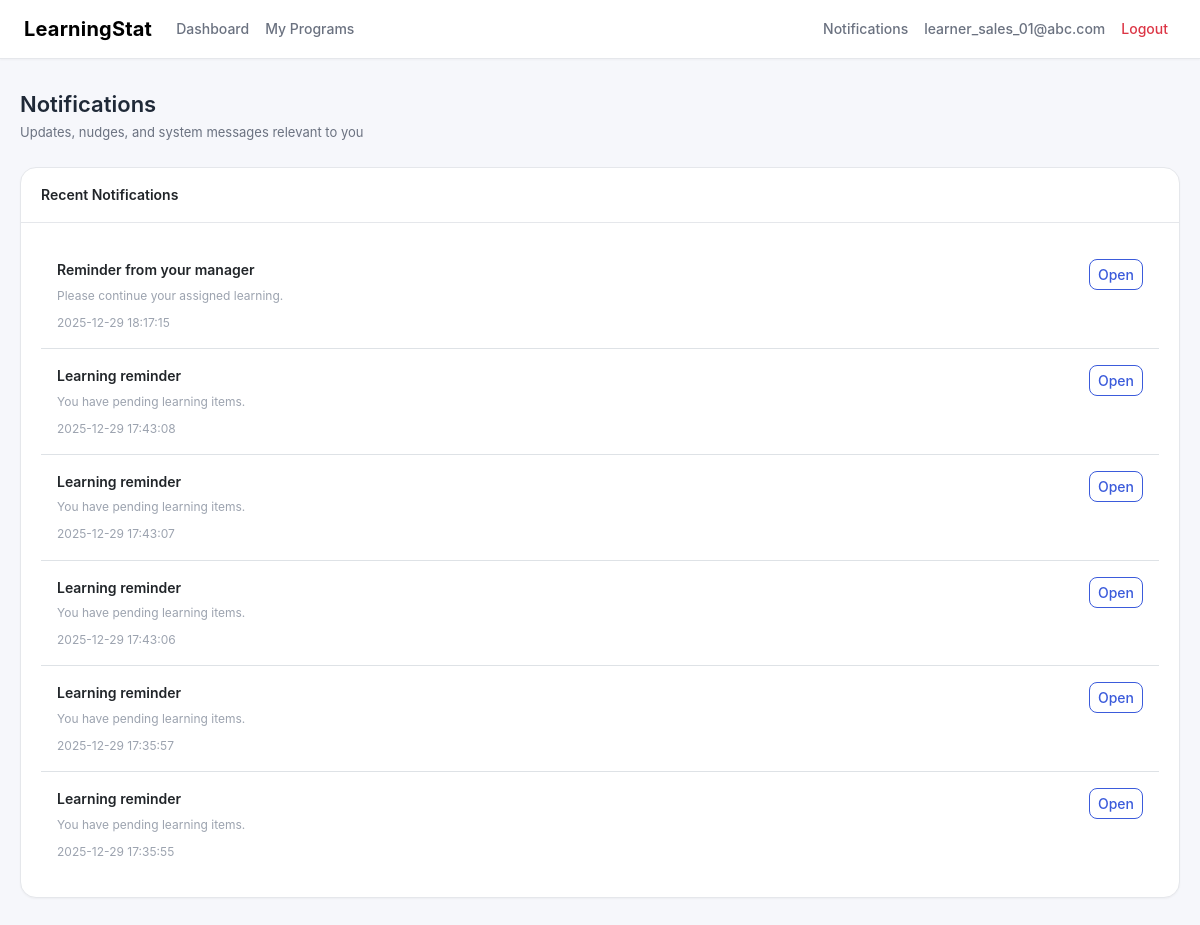
/notifications (signed in), run on the app's committed database.
### tables this page shows
CREATE TABLE users (
    id INTEGER PRIMARY KEY AUTOINCREMENT,
    org_id INTEGER NOT NULL,
    email TEXT NOT NULL,
    full_name TEXT NOT NULL,
    password_hash TEXT NOT NULL,
    role TEXT NOT NULL,
    department_id INTEGER,
    manager_id INTEGER,
    is_active INTEGER NOT NULL DEFAULT 1,
    created_at TEXT NOT NULL,
    UNIQUE(org_id, email),
    FOREIGN KEY(org_id) REFERENCES orgs(id) ON DELETE CASCADE,
    FOREIGN KEY(department_id) REFERENCES departments(id) ON DELETE SET NULL,
    FOREIGN KEY(manager_id) REFERENCES users(id) ON DELETE SET NULL
);

CREATE TABLE notifications (
    id INTEGER PRIMARY KEY AUTOINCREMENT,
    org_id INTEGER NOT NULL,
    user_id INTEGER NOT NULL,
    title TEXT NOT NULL,
    body TEXT NOT NULL,
    link TEXT,
    is_read INTEGER NOT NULL DEFAULT 0,
    created_at TEXT NOT NULL,
    FOREIGN KEY(org_id) REFERENCES orgs(id) ON DELETE CASCADE,
    FOREIGN KEY(user_id) REFERENCES users(id) ON DELETE CASCADE
);

### app.py (the view)
@app.route("/notifications")
@login_required
def notifications():
    u = current_user()
    rows = query_all(
        """
        SELECT * FROM notifications
        WHERE org_id = ? AND user_id = ?
        ORDER BY created_at DESC
        LIMIT 50
        """,
        (u.org_id, u.id),
    )
    exec_sql("UPDATE notifications SET is_read = 1 WHERE org_id = ? AND user_id = ?", (u.org_id, u.id))
    return render_template("notifications.html", user=u, org=current_org(), items=rows)

### app.py (called while the page is built, shortened)
def get_db() -> sqlite3.Connection:
    if "db" not in g:
        conn = sqlite3.connect(app.config["DB_PATH"])
        conn.row_factory = sqlite3.Row
        conn.execute("PRAGMA foreign_keys = ON;")
        g.db = conn
    return g.db

def query_one(sql: str, params: Tuple = ()) -> Optional[sqlite3.Row]:
    cur = get_db().execute(sql, params)
    row = cur.fetchone()
    cur.close()
    return row

def query_all(sql: str, params: Tuple = ()) -> List[sqlite3.Row]:
    cur = get_db().execute(sql, params)
    rows = cur.fetchall()
    cur.close()
    return rows

def exec_sql(sql: str, params: Tuple = ()) -> int:
    cur = get_db().execute(sql, params)
    get_db().commit()
    last_id = cur.lastrowid
    cur.close()
    return last_id

def current_user() -> Optional[UserCtx]:
    uid = session.get("user_id")
    if not uid:
        return None
    row = query_one(
        """
        SELECT id, org_id, email, full_name, role, department_id, manager_id
        FROM users
        WHERE id = ? AND is_active = 1
        """,
        (uid,),
    )
    if not row:
        return None
    return UserCtx(
        id=row["id"],
        org_id=row["org_id"],
        email=row["email"],
        full_name=row["full_name"],
        role=row["role"],
        department_id=row["department_id"],
        manager_id=row["manager_id"],
    )

def current_org() -> Optional[sqlite3.Row]:
    u = current_user()
    if not u:
        return None
    return query_one("SELECT * FROM orgs WHERE id = ?", (u.org_id,))

def login_required(view):
    @wraps(view)
    def wrapped(*args, **kwargs):
        if not current_user():
            return redirect(url_for("login", next=request.path))
        return view(*args, **kwargs)
    return wrapped

def total_points(user_id: int, org_id: int) -> int:
    row = query_one(
        "SELECT COALESCE(SUM(points), 0) AS pts FROM gamification_points WHERE org_id = ? AND user_id = ?",
        (org_id, user_id),
    )
    return int(row["pts"]) if row else 0

def get_activity_days(user_id: int, org_id: int, limit: int = 30) -> List[date]:
    rows = query_all(
        """
        SELECT created_at
        FROM gamification_points
        WHERE org_id = ? AND user_id = ?
        ORDER BY created_at DESC
        LIMIT ?
        """,
        (org_id, user_id, limit * 10),
    )
    days = []
    return days[:limit]

def compute_streak_days(user_id: int, org_id: int) -> int:
    days = set(get_activity_days(user_id, org_id, limit=60))
    if not days:
        return 0

### templates/notifications.html
{% extends "base.html" %}
{% block content %}
<div class="page-header">
  <div>
    <div class="page-title">Notifications</div>
    <div class="page-subtitle">
      Updates, nudges, and system messages relevant to you
    </div>
  </div>
</div>
<div class="section">
  <div class="card">
    <div class="card-header">Recent Notifications</div>
    <div class="card-body">
      {% if items|length == 0 %}
        <div class="empty-state">
          You have no notifications at this time.
        </div>
      {% else %}
        <div class="list-group list-group-flush">
          {% for n in items %}
          <div class="list-group-item py-3">
            <div class="d-flex justify-content-between align-items-start">
              <div class="me-3">
                <div class="fw-semibold mb-1">
                  {{ n.title }}
                </div>
                <div class="text-muted-small mb-2">
                  {{ n.body }}
                </div>
                <div class="text-muted-small">
                  {{ n.created_at }}
                </div>
              </div>
              {% if n.link %}
                <a href="{{ n.link }}"
                   class="btn btn-sm btn-outline-primary">
                  Open
                </a>
              {% endif %}
            </div>
          </div>
          {% endfor %}
        </div>
      {% endif %}
    </div>
  </div>
</div>
{% endblock %}

### templates/base.html (shortened to what this page needs)
<!DOCTYPE html>
<html lang="en">
<head>
  <link href="https://cdn.jsdelivr.net/npm/bootstrap@5.3.2/dist/css/bootstrap.min.css" rel="stylesheet">
  <link rel="stylesheet" href="{{ url_for('static', filename='styles.css') }}">
</head>
<body>
<nav class="navbar navbar-expand-lg">
  <div class="container-fluid px-4">
    <a class="navbar-brand fw-bold" href="#">
      LearningStat
    </a>
    <div class="collapse navbar-collapse" id="mainNav">
      <ul class="navbar-nav me-auto mb-2 mb-lg-0">
        {% if current_user %}
          {% if current_user.role == 'LEARNER' %}
            <li class="nav-item">
              <a class="nav-link" href="/learner/dashboard">Dashboard</a>
            </li>
            <li class="nav-item">
              <a class="nav-link" href="/learner/programs">My Programs</a>
            </li>
          {% endif %}
        {% endif %}
      </ul>
      <ul class="navbar-nav ms-auto">
        {% if current_user %}
          <li class="nav-item">
            <a class="nav-link" href="/notifications">Notifications</a>
          </li>
          <li class="nav-item">
            <a class="nav-link" href="/profile">
              {{ current_user.email }}
            </a>
          </li>
          <li class="nav-item">
            <a class="nav-link text-danger" href="/logout">
              Logout
            </a>
          </li>
        {% endif %}
      </ul>
    </div>
  </div>
</nav>
<main class="page-wrapper">
  {% block content %}{% endblock %}
</main>
</body>
</html>

### static/styles.css (style rules this page uses)
:root { --bg-app: #f6f7fb; --bg-card: #ffffff; --bg-muted: #f1f3f8; --primary: #3b5bdb; --primary-soft: #e7ebff; --accent: #12b886; --danger: #e03131; --warning: #f59f00; --text-main: #1f2937; --text-muted: #6b7280; --text-light: #9ca3af; --border: #e5e7eb; --radius-sm: 8px; --radius-md: 12px; --radius-lg: 16px; --shadow-sm: 0 1px 2px rgba(0,0,0,0.04); --shadow-md: 0 6px 18px rgba(0,0,0,0.06); --transition: all 0.2s ease-in-out; }
body { background: var(--bg-app); color: var(--text-main); font-family: -apple-system, BlinkMacSystemFont, "Inter", "Segoe UI", Roboto, Helvetica, Arial, sans-serif; font-size: 14px; line-height: 1.6; }
.page-wrapper { max-width: 1280px; margin: 0 auto; padding: 28px 20px 60px; }
.page-header { display: flex; align-items: center; justify-content: space-between; margin-bottom: 24px; }
.page-title { font-size: 22px; font-weight: 600; }
.page-subtitle { color: var(--text-muted); font-size: 13px; }
.navbar { background: #ffffff; border-bottom: 1px solid var(--border); box-shadow: var(--shadow-sm); }
.navbar-brand { font-weight: 600; letter-spacing: 0.2px; }
.nav-link { color: var(--text-muted); font-weight: 500; }
.card { background: var(--bg-card); border: 1px solid var(--border); border-radius: var(--radius-lg); box-shadow: var(--shadow-sm); }
.card-header { background: transparent; border-bottom: 1px solid var(--border); padding: 16px 20px; font-weight: 600; }
.card-body { padding: 20px; }
.btn { border-radius: var(--radius-sm); font-weight: 500; }
.btn-outline-primary { color: var(--primary); border-color: var(--primary); }
.text-muted-small { font-size: 12px; color: var(--text-light); }
.section { margin-bottom: 32px; }

### data on the page
users: email "learner_sales_01@abc.com"
notifications: title "Reminder from your manager", body "Please continue your assigned learning.", created_at "2025-12-29 18:17:15"
notifications: title "Learning reminder", body "You have pending learning items.", created_at "2025-12-29 17:43:08"
notifications: title "Learning reminder", body "You have pending learning items.", created_at "2025-12-29 17:43:07"
notifications: title "Learning reminder", body "You have pending learning items.", created_at "2025-12-29 17:43:06"
notifications: title "Learning reminder", body "You have pending learning items.", created_at "2025-12-29 17:35:57"
notifications: title "Learning reminder", body "You have pending learning items.", created_at "2025-12-29 17:35:55"
